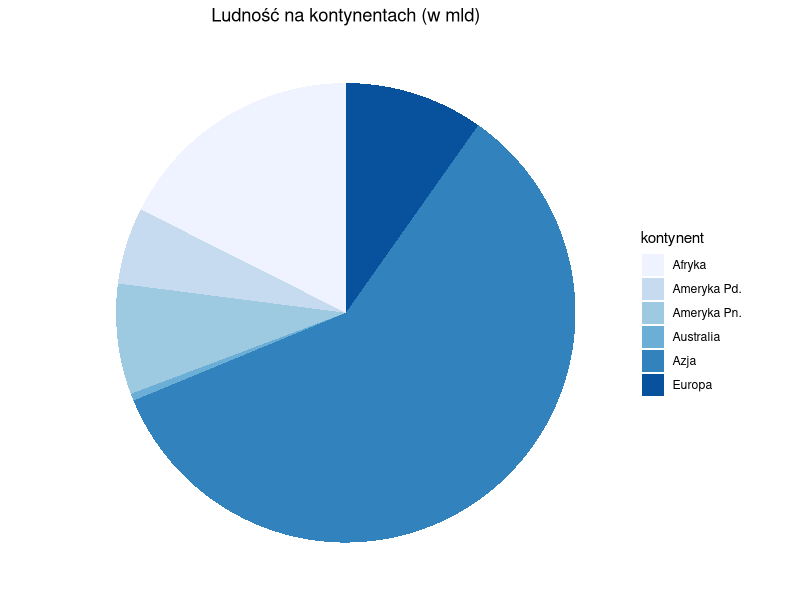
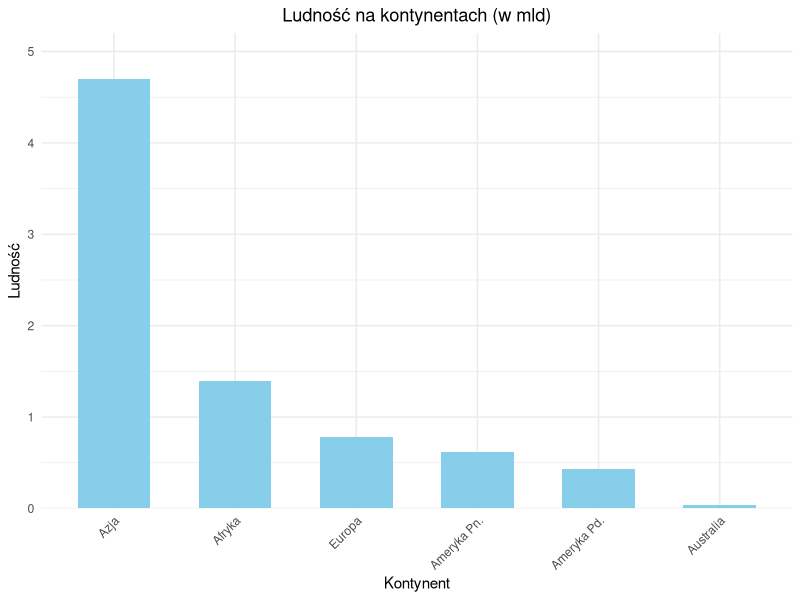

These figures' R source, in order:
## ---- chunk 1
knitr::opts_chunk$set(echo = TRUE)
## ---- chunk 2
df <- data.frame(
  kontynent = c("Azja", "Afryka", "Europa", "Ameryka Pn.", "Ameryka Pd.", "Australia"),
  ludnosc = c(4.7, 1.4, 0.78, 0.62, 0.43, 0.04)
)
## ---- chunk 3
library(ggplot2)
ggplot(df, aes(x = "", y = ludnosc, fill = kontynent)) +
  geom_bar(stat = "identity", width = 1) +
  coord_polar("y") +
  scale_fill_brewer(palette = 'Blues') +
  labs(title = "Ludność na kontynentach (w mld)") +
  theme_void()+
  theme(
    plot.title = element_text(hjust = 0.5)
  )
  
## ---- chunk 4

df$kontynent <- factor(df$kontynent, levels = df$kontynent)


ggplot(df, aes(x = kontynent, y = ludnosc)) +
  geom_bar(stat = "identity", width = 0.6, fill="skyblue") +  
  labs(
    title = "Ludność na kontynentach (w mld)",
    x = "Kontynent",
    y = "Ludność"
  ) +
  scale_y_continuous(expand = c(0, 0), limits = c(0, max(df$ludnosc) + 0.5)) +  
  theme_minimal() +  
  theme(
    axis.text.x = element_text(angle = 45, hjust = 1),
    legend.position = "none",
    plot.title = element_text(hjust = 0.5)
  )
